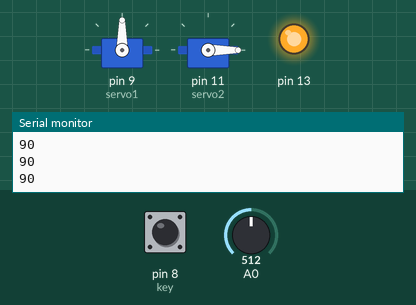
Simulated run of this sketch. Board: Arduino Uno, built with avr-gcc and run on an emulated ATmega328P. Parts: 2 × servo, output pins drawn as LEDs (lit = HIGH), the last lines printed to the serial monitor. Inputs (shaded band) come from the test bench; at power-on: A0 = 512, pin 8 (key) LOW.

Above: at 2.2 s.
2.3 s: A0 set to 1004
At 2.6 s:
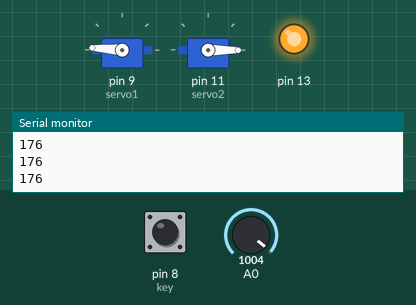
3.8 s: A0 set to 1023
At 4.3 s:
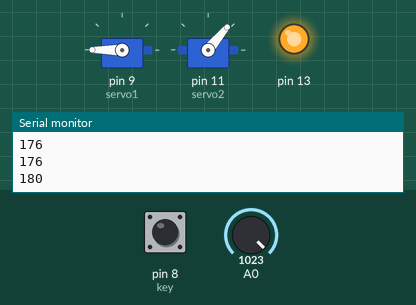
6.8 s: A0 set to 900
At 8.4 s:
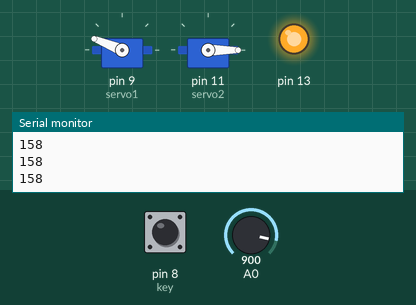
9.1 s: A0 set to 716
At 9.4 s:
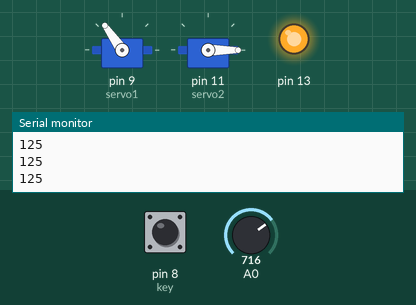
10.6 s: A0 set to 306
At 11.6 s:
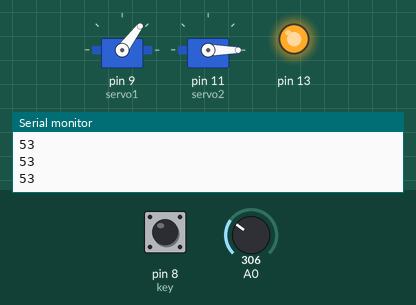
12.1 s: A0 set to 122
At 12.4 s:
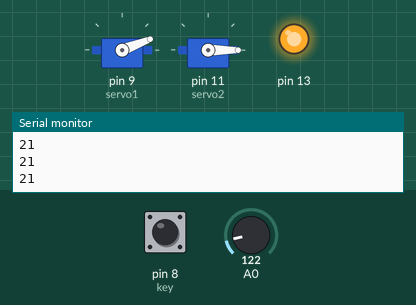
Timing chart, 0 to 14.6 s (numbered marks = the images above; inputs shaded):
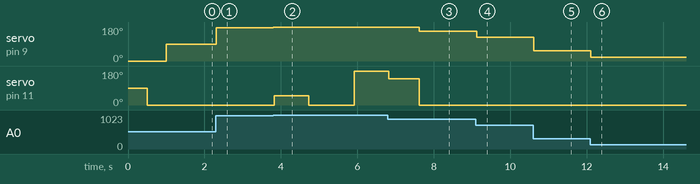

The sketch:

servo_3_combo.ino
```cpp
#include <Servo.h>

Servo servo1, servo2, servo3;  // create servo object to control a servo
int key=8;
void setup()
{
  pinMode(13,OUTPUT);
  pinMode(key,INPUT);
  servo1.attach(9);  // attaches the servo on pin 9 to the servo object
  servo2.attach(11); // attach the racquet servo
  servo1.write(0);
  digitalWrite(13,LOW);
  delay(500);
  servo2.write(0);
  delay(500);
  digitalWrite(13,HIGH);
  Serial.begin(9600);
}

void out(int a, int b,int c)
{
  Serial.print(a);
  Serial.print(" ");
  Serial.print(b);
  Serial.print(" ");
  Serial.println(c);
}

boolean flag=false;
int poten,old;
int hit;
int ser1,ser2,ser3;
void loop()
{
      poten=analogRead(A0);
      //ser1=analogRead(A0);
      //ser2=analogRead(A1);
      //ser3=analogRead(A2);
      //out(ser1,ser2,ser3);

      hit=digitalRead(key);
      //if(old!=poten)
      {
        poten=map(poten,0,1023,0,180);
        servo1.write(poten);
        servo2.write(0);
        Serial.println(poten);
        delay(20);
        old=poten;
      }
      if(poten==180)
      {
        servo2.write(50);
        delay(900);
        servo2.write(0);
        delay(1200);
        servo2.write(180);
        delay(900);
        servo2.write(140);
        delay(800);
        servo2.write(0);
      }

}
```

Measured:
- the behaviour switches between 1022 and 1023 on A0 (found by bisection; images 1 and 2)
- after the input at 2.3 s, servo on pin 9 (servo1): 90° → 176° at once
- after the input at 3.8 s, servo on pin 9 (servo1): 176° → 180° at once; servo on pin 11 (servo2): 0° → 50° at once, → 0° 0.90 s later, → 180° 1.2 s later
- after the input at 6.8 s, servo on pin 9 (servo1): 180° → 158° after 0.82 s; servo on pin 11 (servo2): goes on until 7.6 s, then stays 0°
- after the input at 9.1 s, servo on pin 9 (servo1): 158° → 125° at once
- after the input at 10.6 s, servo on pin 9 (servo1): 125° → 53° at once
- after the input at 12.1 s, servo on pin 9 (servo1): 53° → 21° at once
